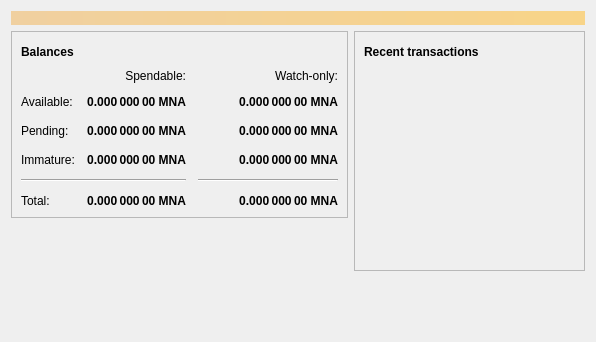
<?xml version="1.0" encoding="UTF-8"?>
<ui version="4.0">
 <class>OverviewPage</class>
 <widget class="QWidget" name="OverviewPage">
  <property name="geometry">
   <rect>
    <x>0</x>
    <y>0</y>
    <width>596</width>
    <height>342</height>
   </rect>
  </property>
  <property name="windowTitle">
   <string>Form</string>
  </property>
  <layout class="QVBoxLayout" name="topLayout">
   <item>
    <widget class="QLabel" name="labelAlerts">
     <property name="visible">
      <bool>false</bool>
     </property>
     <property name="styleSheet">
      <string notr="true">QLabel { background-color: qlineargradient(x1: 0, y1: 0, x2: 1, y2: 0, stop:0 #F0D0A0, stop:1 #F8D488); color:#000000; }</string>
     </property>
     <property name="wordWrap">
      <bool>true</bool>
     </property>
     <property name="margin">
      <number>3</number>
     </property>
     <property name="textInteractionFlags">
      <set>Qt::TextSelectableByMouse</set>
     </property>
    </widget>
   </item>
   <item>
    <layout class="QHBoxLayout" name="horizontalLayout" stretch="1,1">
     <item>
      <layout class="QVBoxLayout" name="verticalLayout_2">
       <item>
        <widget class="QFrame" name="frame">
         <property name="frameShape">
          <enum>QFrame::StyledPanel</enum>
         </property>
         <property name="frameShadow">
          <enum>QFrame::Raised</enum>
         </property>
         <layout class="QVBoxLayout" name="verticalLayout_4">
          <item>
           <layout class="QHBoxLayout" name="horizontalLayout_4">
            <item>
             <widget class="QLabel" name="label_5">
              <property name="font">
               <font>
                <weight>75</weight>
                <bold>true</bold>
               </font>
              </property>
              <property name="text">
               <string>Balances</string>
              </property>
             </widget>
            </item>
            <item>
             <widget class="QPushButton" name="labelWalletStatus">
              <property name="enabled">
               <bool>true</bool>
              </property>
              <property name="maximumSize">
               <size>
                <width>30</width>
                <height>16777215</height>
               </size>
              </property>
              <property name="toolTip">
               <string>The displayed information may be out of date. Your wallet automatically synchronizes with the manna network after a connection is established, but this process has not completed yet.</string>
              </property>
              <property name="text">
               <string/>
              </property>
              <property name="icon">
               <iconset resource="../manna.qrc">
                <normaloff>:/icons/warning</normaloff>
                <disabledoff>:/icons/warning</disabledoff>:/icons/warning</iconset>
              </property>
              <property name="iconSize">
               <size>
                <width>24</width>
                <height>24</height>
               </size>
              </property>
              <property name="flat">
               <bool>true</bool>
              </property>
             </widget>
            </item>
            <item>
             <spacer name="horizontalSpacer_3">
              <property name="orientation">
               <enum>Qt::Horizontal</enum>
              </property>
              <property name="sizeHint" stdset="0">
               <size>
                <width>40</width>
                <height>20</height>
               </size>
              </property>
             </spacer>
            </item>
           </layout>
          </item>
          <item>
           <layout class="QGridLayout" name="gridLayout">
            <property name="spacing">
             <number>12</number>
            </property>
            <item row="2" column="2">
             <widget class="QLabel" name="labelWatchPending">
              <property name="font">
               <font>
                <weight>75</weight>
                <bold>true</bold>
               </font>
              </property>
              <property name="cursor">
               <cursorShape>IBeamCursor</cursorShape>
              </property>
              <property name="toolTip">
               <string>Unconfirmed transactions to watch-only addresses</string>
              </property>
              <property name="text">
               <string notr="true">0.000 000 00 MNA</string>
              </property>
              <property name="alignment">
               <set>Qt::AlignRight|Qt::AlignTrailing|Qt::AlignVCenter</set>
              </property>
              <property name="textInteractionFlags">
               <set>Qt::LinksAccessibleByMouse|Qt::TextSelectableByKeyboard|Qt::TextSelectableByMouse</set>
              </property>
             </widget>
            </item>
            <item row="2" column="1">
             <widget class="QLabel" name="labelUnconfirmed">
              <property name="font">
               <font>
                <weight>75</weight>
                <bold>true</bold>
               </font>
              </property>
              <property name="cursor">
               <cursorShape>IBeamCursor</cursorShape>
              </property>
              <property name="toolTip">
               <string>Total of transactions that have yet to be confirmed, and do not yet count toward the spendable balance</string>
              </property>
              <property name="text">
               <string notr="true">0.000 000 00 MNA</string>
              </property>
              <property name="alignment">
               <set>Qt::AlignRight|Qt::AlignTrailing|Qt::AlignVCenter</set>
              </property>
              <property name="textInteractionFlags">
               <set>Qt::LinksAccessibleByMouse|Qt::TextSelectableByKeyboard|Qt::TextSelectableByMouse</set>
              </property>
             </widget>
            </item>
            <item row="3" column="2">
             <widget class="QLabel" name="labelWatchImmature">
              <property name="font">
               <font>
                <weight>75</weight>
                <bold>true</bold>
               </font>
              </property>
              <property name="cursor">
               <cursorShape>IBeamCursor</cursorShape>
              </property>
              <property name="toolTip">
               <string>Mined balance in watch-only addresses that has not yet matured</string>
              </property>
              <property name="text">
               <string notr="true">0.000 000 00 MNA</string>
              </property>
              <property name="alignment">
               <set>Qt::AlignRight|Qt::AlignTrailing|Qt::AlignVCenter</set>
              </property>
              <property name="textInteractionFlags">
               <set>Qt::LinksAccessibleByMouse|Qt::TextSelectableByKeyboard|Qt::TextSelectableByMouse</set>
              </property>
             </widget>
            </item>
            <item row="4" column="0" colspan="2">
             <widget class="Line" name="line">
              <property name="orientation">
               <enum>Qt::Horizontal</enum>
              </property>
             </widget>
            </item>
            <item row="4" column="2">
             <widget class="Line" name="lineWatchBalance">
              <property name="sizePolicy">
               <sizepolicy hsizetype="Preferred" vsizetype="Fixed">
                <horstretch>0</horstretch>
                <verstretch>0</verstretch>
               </sizepolicy>
              </property>
              <property name="minimumSize">
               <size>
                <width>140</width>
                <height>0</height>
               </size>
              </property>
              <property name="orientation">
               <enum>Qt::Horizontal</enum>
              </property>
             </widget>
            </item>
            <item row="5" column="0">
             <widget class="QLabel" name="labelTotalText">
              <property name="text">
               <string>Total:</string>
              </property>
             </widget>
            </item>
            <item row="3" column="1">
             <widget class="QLabel" name="labelImmature">
              <property name="font">
               <font>
                <weight>75</weight>
                <bold>true</bold>
               </font>
              </property>
              <property name="cursor">
               <cursorShape>IBeamCursor</cursorShape>
              </property>
              <property name="toolTip">
               <string>Mined balance that has not yet matured</string>
              </property>
              <property name="text">
               <string notr="true">0.000 000 00 MNA</string>
              </property>
              <property name="alignment">
               <set>Qt::AlignRight|Qt::AlignTrailing|Qt::AlignVCenter</set>
              </property>
              <property name="textInteractionFlags">
               <set>Qt::LinksAccessibleByMouse|Qt::TextSelectableByKeyboard|Qt::TextSelectableByMouse</set>
              </property>
             </widget>
            </item>
            <item row="2" column="3">
             <spacer name="horizontalSpacer_2">
              <property name="orientation">
               <enum>Qt::Horizontal</enum>
              </property>
              <property name="sizeHint" stdset="0">
               <size>
                <width>40</width>
                <height>20</height>
               </size>
              </property>
             </spacer>
            </item>
            <item row="3" column="0">
             <widget class="QLabel" name="labelImmatureText">
              <property name="text">
               <string>Immature:</string>
              </property>
             </widget>
            </item>
            <item row="5" column="1">
             <widget class="QLabel" name="labelTotal">
              <property name="font">
               <font>
                <weight>75</weight>
                <bold>true</bold>
               </font>
              </property>
              <property name="cursor">
               <cursorShape>IBeamCursor</cursorShape>
              </property>
              <property name="toolTip">
               <string>Your current total balance</string>
              </property>
              <property name="text">
               <string notr="true">0.000 000 00 MNA</string>
              </property>
              <property name="alignment">
               <set>Qt::AlignRight|Qt::AlignTrailing|Qt::AlignVCenter</set>
              </property>
              <property name="textInteractionFlags">
               <set>Qt::LinksAccessibleByMouse|Qt::TextSelectableByKeyboard|Qt::TextSelectableByMouse</set>
              </property>
             </widget>
            </item>
            <item row="5" column="2">
             <widget class="QLabel" name="labelWatchTotal">
              <property name="font">
               <font>
                <weight>75</weight>
                <bold>true</bold>
               </font>
              </property>
              <property name="cursor">
               <cursorShape>IBeamCursor</cursorShape>
              </property>
              <property name="toolTip">
               <string>Current total balance in watch-only addresses</string>
              </property>
              <property name="text">
               <string notr="true">0.000 000 00 MNA</string>
              </property>
              <property name="alignment">
               <set>Qt::AlignRight|Qt::AlignTrailing|Qt::AlignVCenter</set>
              </property>
              <property name="textInteractionFlags">
               <set>Qt::LinksAccessibleByMouse|Qt::TextSelectableByKeyboard|Qt::TextSelectableByMouse</set>
              </property>
             </widget>
            </item>
            <item row="0" column="2">
             <widget class="QLabel" name="labelWatchonly">
              <property name="text">
               <string>Watch-only:</string>
              </property>
              <property name="alignment">
               <set>Qt::AlignRight|Qt::AlignTrailing|Qt::AlignVCenter</set>
              </property>
             </widget>
            </item>
            <item row="1" column="0">
             <widget class="QLabel" name="labelBalanceText">
              <property name="text">
               <string>Available:</string>
              </property>
             </widget>
            </item>
            <item row="1" column="1">
             <widget class="QLabel" name="labelBalance">
              <property name="font">
               <font>
                <weight>75</weight>
                <bold>true</bold>
               </font>
              </property>
              <property name="cursor">
               <cursorShape>IBeamCursor</cursorShape>
              </property>
              <property name="toolTip">
               <string>Your current spendable balance</string>
              </property>
              <property name="text">
               <string notr="true">0.000 000 00 MNA</string>
              </property>
              <property name="alignment">
               <set>Qt::AlignRight|Qt::AlignTrailing|Qt::AlignVCenter</set>
              </property>
              <property name="textInteractionFlags">
               <set>Qt::LinksAccessibleByMouse|Qt::TextSelectableByKeyboard|Qt::TextSelectableByMouse</set>
              </property>
             </widget>
            </item>
            <item row="1" column="2">
             <widget class="QLabel" name="labelWatchAvailable">
              <property name="font">
               <font>
                <weight>75</weight>
                <bold>true</bold>
               </font>
              </property>
              <property name="cursor">
               <cursorShape>IBeamCursor</cursorShape>
              </property>
              <property name="toolTip">
               <string>Your current balance in watch-only addresses</string>
              </property>
              <property name="text">
               <string notr="true">0.000 000 00 MNA</string>
              </property>
              <property name="alignment">
               <set>Qt::AlignRight|Qt::AlignTrailing|Qt::AlignVCenter</set>
              </property>
              <property name="textInteractionFlags">
               <set>Qt::LinksAccessibleByMouse|Qt::TextSelectableByKeyboard|Qt::TextSelectableByMouse</set>
              </property>
             </widget>
            </item>
            <item row="2" column="0">
             <widget class="QLabel" name="labelPendingText">
              <property name="text">
               <string>Pending:</string>
              </property>
             </widget>
            </item>
            <item row="0" column="1">
             <widget class="QLabel" name="labelSpendable">
              <property name="text">
               <string>Spendable:</string>
              </property>
              <property name="alignment">
               <set>Qt::AlignRight|Qt::AlignTrailing|Qt::AlignVCenter</set>
              </property>
             </widget>
            </item>
           </layout>
          </item>
         </layout>
        </widget>
       </item>
       <item>
        <spacer name="verticalSpacer">
         <property name="orientation">
          <enum>Qt::Vertical</enum>
         </property>
         <property name="sizeHint" stdset="0">
          <size>
           <width>20</width>
           <height>40</height>
          </size>
         </property>
        </spacer>
       </item>
      </layout>
     </item>
     <item>
      <layout class="QVBoxLayout" name="verticalLayout_3">
       <item>
        <widget class="QFrame" name="frame_2">
         <property name="frameShape">
          <enum>QFrame::StyledPanel</enum>
         </property>
         <property name="frameShadow">
          <enum>QFrame::Raised</enum>
         </property>
         <layout class="QVBoxLayout" name="verticalLayout">
          <item>
           <layout class="QHBoxLayout" name="horizontalLayout_2">
            <item>
             <widget class="QLabel" name="label_4">
              <property name="font">
               <font>
                <weight>75</weight>
                <bold>true</bold>
               </font>
              </property>
              <property name="text">
               <string>Recent transactions</string>
              </property>
             </widget>
            </item>
            <item>
             <widget class="QPushButton" name="labelTransactionsStatus">
              <property name="enabled">
               <bool>true</bool>
              </property>
              <property name="maximumSize">
               <size>
                <width>30</width>
                <height>16777215</height>
               </size>
              </property>
              <property name="toolTip">
               <string>The displayed information may be out of date. Your wallet automatically synchronizes with the manna network after a connection is established, but this process has not completed yet.</string>
              </property>
              <property name="text">
               <string/>
              </property>
              <property name="icon">
               <iconset resource="../manna.qrc">
                <normaloff>:/icons/warning</normaloff>
                <disabledoff>:/icons/warning</disabledoff>:/icons/warning</iconset>
              </property>
              <property name="iconSize">
               <size>
                <width>24</width>
                <height>24</height>
               </size>
              </property>
              <property name="flat">
               <bool>true</bool>
              </property>
             </widget>
            </item>
            <item>
             <spacer name="horizontalSpacer">
              <property name="orientation">
               <enum>Qt::Horizontal</enum>
              </property>
              <property name="sizeHint" stdset="0">
               <size>
                <width>40</width>
                <height>20</height>
               </size>
              </property>
             </spacer>
            </item>
           </layout>
          </item>
          <item>
           <widget class="QListView" name="listTransactions">
            <property name="styleSheet">
             <string notr="true">QListView { background: transparent; }</string>
            </property>
            <property name="frameShape">
             <enum>QFrame::NoFrame</enum>
            </property>
            <property name="verticalScrollBarPolicy">
             <enum>Qt::ScrollBarAlwaysOff</enum>
            </property>
            <property name="horizontalScrollBarPolicy">
             <enum>Qt::ScrollBarAlwaysOff</enum>
            </property>
            <property name="selectionMode">
             <enum>QAbstractItemView::NoSelection</enum>
            </property>
           </widget>
          </item>
         </layout>
        </widget>
       </item>
       <item>
        <spacer name="verticalSpacer_2">
         <property name="orientation">
          <enum>Qt::Vertical</enum>
         </property>
         <property name="sizeHint" stdset="0">
          <size>
           <width>20</width>
           <height>40</height>
          </size>
         </property>
        </spacer>
       </item>
      </layout>
     </item>
    </layout>
   </item>
  </layout>
 </widget>
 <resources/>
 <connections/>
</ui>
